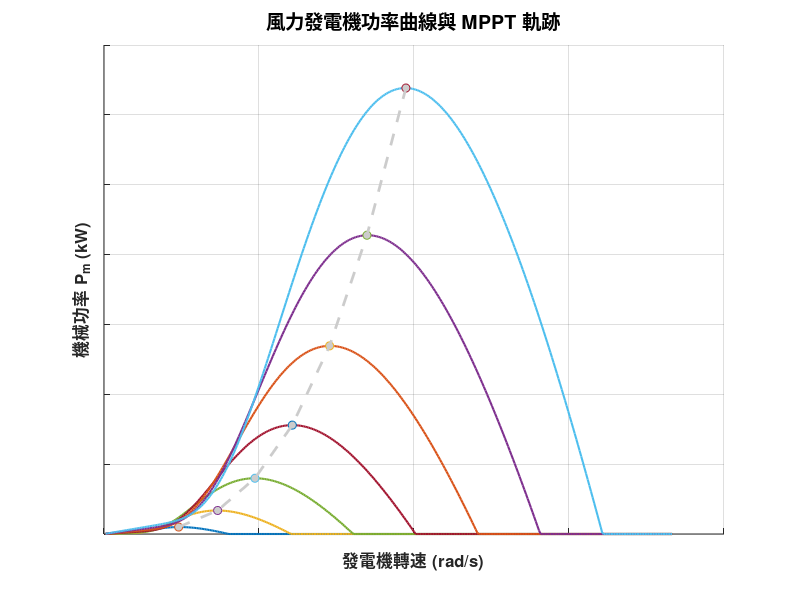
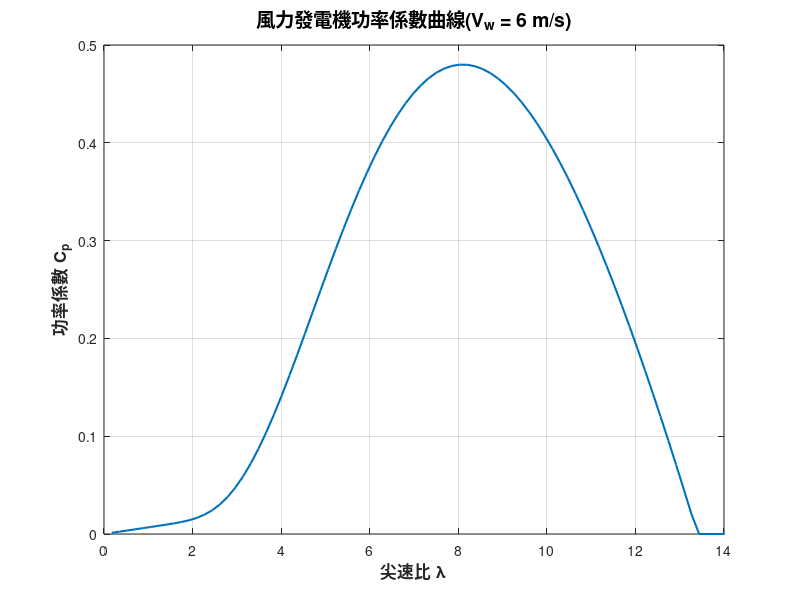

The MATLAB script that drew these images, in order:
clc; clear; close all;

% --- 系統參數設定 ---
rho = 1.225;            % 空氣密度 (kg/m^3)
R = 1;                  % 風輪半徑 (meters)
A = pi * R^2;           % 風輪掃掠面積
beta = 0;               % 槳距角 (degrees)
w_rpm = 0:10:3500;       % 轉速範圍 (RPM) - 提高解析度為間隔 1
w_rad = w_rpm * (pi/30); % 【修正點1】必須將 RPM 轉換為 rad/s 以計算尖速比

% --- 建立空陣列來儲存 MPPT 軌跡的座標點 ---
mppt_rpm = [];
mppt_power = [];

figure('Position', [100, 100, 800, 600]);
hold on;

% --- 針對不同風速計算功率曲線 ---
for v_wind = 6:3:24 % 風速範圍 (m/s)
    % 1. 計算尖速比 lambda (注意使用 w_rad，並加上 . 進行陣列除法)
    lambda = (R .* w_rad) ./ v_wind; 
    
    % 2. 計算 Cp 
    lambda_i = (1 ./ (lambda + 0.08 * beta) - 0.035 / (beta^3 + 1)).^-1;
    Cp = 0.5176 .* (116 ./ lambda_i - 0.4 * beta - 5) .* exp(-21 ./ lambda_i) + 0.0068 .* lambda;
    
    % 過濾掉 Cp 為負值的區域 (失速/耗能區)
    Cp(Cp < 0) = 0;
    
    % 3. 計算機械功率 Pm (Watts) 並轉成 kW
    Pm = 0.5 * rho * A .* Cp * (v_wind^3);
    Pm_kW = Pm / 1000; 
    
    % --- 抓取該風速下的最大功率點 (MPPT) ---
    [max_P, max_idx] = max(Pm_kW);  % 找出最大功率與其在陣列中的索引位置
    opt_rad = w_rad(max_idx);       % 利用索引位置找出對應的最佳轉速
    
    % 儲存 MPPT 座標點
    mppt_rpm(end+1) = opt_rad;
    mppt_power(end+1) = max_P;
    
    % --- 繪圖 ---
    % 畫出該風速的功率曲線
    plot(w_rad, Pm_kW, '-', 'LineWidth', 1.5, 'DisplayName', ['V_w = ', num2str(v_wind), ' m/s']);
    % 在最高點畫一個紅色小圓點做標示 (不在圖例顯示)
    plot(opt_rad, max_P, 'o', 'MarkerFaceColor', [0.8 0.8 0.8], 'HandleVisibility', 'off');
end

% --- 畫出 MPPT 曲線 (將所有最大功率點連線) ---
% 使用紅色虛線表示 MPPT 軌跡
plot(mppt_rpm, mppt_power, '--', 'LineWidth', 2, 'Color', [0.8 0.8 0.8],'DisplayName', 'MPPT 最佳功率軌跡');

% --- 如果你想標示 ECB (自調節制動器) 的啟動防線，可以解開下方的註解 ---
% rated_rpm = 600; % 假設你的額定啟動轉速是 600 RPM
% xline(rated_rpm, 'r-.', 'LineWidth', 2, 'DisplayName', 'ECB 自調節啟動防線 (\omega_m)');
% xline(rated_rpm + 50, 'r:', 'LineWidth', 2, 'DisplayName', 'ECB 完全作動點 (\omega_m + 50)');

% --- 圖表美化 ---
xlabel('發電機轉速 (rad/s)', 'FontSize', 12, 'FontWeight', 'bold'); 
ylabel('機械功率 P_m (kW)', 'FontSize', 12, 'FontWeight', 'bold');
title('風力發電機功率曲線與 MPPT 軌跡', 'FontSize', 14, 'FontWeight', 'bold'); 
grid on;
xticklabels({}), yticklabels({});
%legend('Location', 'northwest', 'FontSize', 11);
hold off;

figure("Position", [100, 100, 800, 600], "Name", "cp 曲線");
v_wind = 6; % 風速範圍 (m/s)
% 1. 計算尖速比 lambda (注意使用 w_rad，並加上 . 進行陣列除法)
lambda = (R .* w_rad) ./ v_wind; 

% 2. 計算 Cp 
lambda_i = (1 ./ (lambda + 0.08 * beta) - 0.035 / (beta^3 + 1)).^-1;
Cp = 0.5176 .* (116 ./ lambda_i - 0.4 * beta - 5) .* exp(-21 ./ lambda_i) + 0.0068 .* lambda;Cp(Cp < 0) = 0;
plot(lambda, Cp, 'LineWidth', 1.5); hold on;

xlabel('尖速比 \lambda', 'FontSize', 12, 'FontWeight', 'bold'); 
ylabel('功率係數 C_p', 'FontSize', 12, 'FontWeight', 'bold');
title(['風力發電機功率係數曲線(V_w = ', num2str(v_wind), ' m/s)'], 'FontSize', 14, 'FontWeight', 'bold');
xlim([0, 14]);
grid on;
